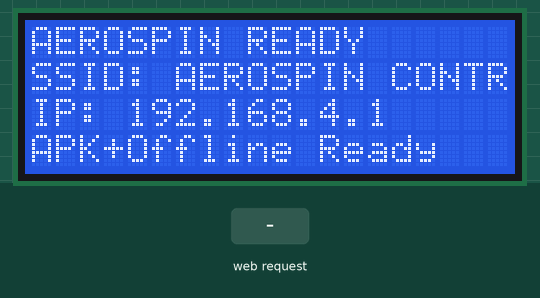
Recording of a sketch running on a simulated ESP8266 (NodeMCU). On the bench: 20×4 character LCD. The inputs (shaded band) are chosen by the test bench. EEPROM starts erased; what the sketch prints to the serial monitor is not drawn.

Above: at 1.4 s.
1.5 s: HTTP request GET /ping received
At 2.3 s:
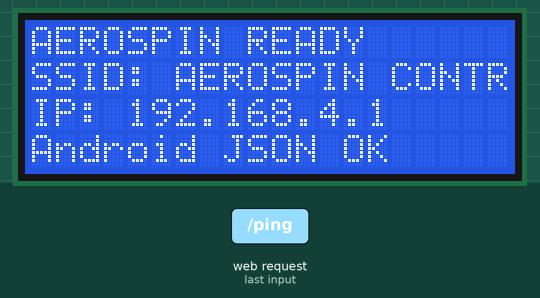
3.0 s: HTTP request GET /status received
4.5 s: HTTP request GET /sync received
Timing chart, 0 to 7.5 s (numbered marks = the images above; inputs shaded):
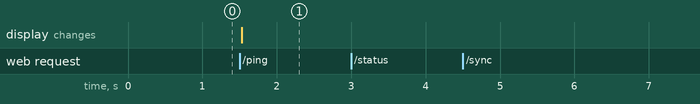

The sketch:

arduino_code_enhanced.ino
```cpp
#include <ESP8266WiFi.h>
#include <ESP8266WebServer.h>
#include <ESP8266mDNS.h>
#include <Wire.h>
#include <LiquidCrystal_I2C.h>
#include <SPI.h>
#include <LoRa.h>
#include <FS.h>
#include <EEPROM.h>
#include <ArduinoJson.h>

// LCD setup
#define SDA_PIN 0  // D3
#define SCL_PIN 2  // D4
#define LCD_ADDRESS 0x27
#define LCD_COLUMNS 20
#define LCD_ROWS 4

// LoRa pins
#define LORA_SS 15     // D8
#define LORA_RST 16    // D0
#define LORA_DIO0 5    // D1

LiquidCrystal_I2C lcd(LCD_ADDRESS, LCD_COLUMNS, LCD_ROWS);

// Wi-Fi settings optimized for Android APK
const char* ssid = "AEROSPIN CONTROL";
const char* password = "12345678";

// Motor control states
enum BrakeState { BRAKE_PULL = 0, BRAKE_PUSH = 1, BRAKE_NONE = 3 };
enum Direction { DIR_NONE, DIR_FORWARD, DIR_REVERSE };

// Current state
int speed = 0;
BrakeState brakeStatus = BRAKE_NONE;
Direction currentDirection = DIR_NONE;
int MotorDirection = 0;  // 0=None, 1=Forward, 2=Reverse

// LoRa variables
String receivedData = "";
bool newDataReceived = false;

// Session variables
bool sessionActive = false;
String sessionLog = "";
unsigned long sessionStartTime = 0;
ESP8266WebServer server(80);

// EEPROM addresses for persistent storage
#define EEPROM_BRAKE_ADDR 0
#define EEPROM_SESSION_ADDR 1
#define EEPROM_SPEED_ADDR 2
#define EEPROM_DIRECTION_ADDR 3

// Enhanced offline data structure
struct OfflineData {
  bool sessionActive;
  int speed;
  BrakeState brakeStatus;
  Direction currentDirection;
  unsigned long lastUpdate;
  char sessionId[32];
};

OfflineData offlineData;

// Enhanced CORS headers specifically for Android APK
void setCORSHeaders() {
  server.sendHeader("Access-Control-Allow-Origin", "*");
  server.sendHeader("Access-Control-Allow-Methods", "GET, POST, PUT, DELETE, OPTIONS");
  server.sendHeader("Access-Control-Allow-Headers", "Content-Type, Authorization, Cache-Control, Pragma, Expires, User-Agent, Accept, X-Requested-With, X-Android-APK");
  server.sendHeader("Access-Control-Max-Age", "86400");
  server.sendHeader("Cache-Control", "no-cache, no-store, must-revalidate");
  server.sendHeader("Pragma", "no-cache");
  server.sendHeader("Expires", "0");
  server.sendHeader("Connection", "close"); // Force connection close for Android APK
  server.sendHeader("Content-Type", "application/json; charset=utf-8");
  server.sendHeader("Server", "AEROSPIN-ESP8266/1.0");
  server.sendHeader("X-Arduino-Response", "true");
  server.sendHeader("X-APK-Compatible", "YES");
  server.sendHeader("X-Offline-Ready", "YES");
}

// Handle preflight OPTIONS requests (critical for Android APK)
void handleOptions() {
  setCORSHeaders();
  server.send(200, "application/json", "{\"status\":\"OK\",\"message\":\"CORS preflight handled\"}");
  Serial.println("OPTIONS request handled for Android APK");
}

// Enhanced ping handler with JSON response for better APK parsing
void handlePing() {
  setCORSHeaders();

  // JSON response for better APK compatibility
  DynamicJsonDocument doc(1024);
  doc["status"] = "pong";
  doc["device"] = "AEROSPIN Controller";
  doc["platform"] = "ESP8266";
  doc["version"] = "1.0.0-Android-Optimized";
  doc["uptime"] = millis();
  doc["session"] = sessionActive ? "Active" : "Inactive";
  doc["wifi"] = "AP_ACTIVE";
  doc["clients"] = WiFi.softAPgetStationNum();
  doc["freeHeap"] = ESP.getFreeHeap();
  doc["ip"] = WiFi.softAPIP().toString();
  doc["ssid"] = ssid;
  doc["androidCompatible"] = true;
  doc["offlineReady"] = true;
  doc["timestamp"] = millis();

  String response;
  serializeJson(doc, response);

  server.send(200, "application/json", response);

  // Log ping requests
  if (sessionActive) {
    sessionLog += String(millis() - sessionStartTime) + "ms: Android APK ping received\n";
  }

  Serial.println("Android APK ping handled - JSON response sent");

  // Update LCD to show Android connection
  lcd.setCursor(0, 3);
  lcd.print("Android JSON OK     ");
}

// Enhanced status handler with JSON response for Android APK
void handleStatus() {
  setCORSHeaders();

  DynamicJsonDocument doc(1024);
  doc["direction"] = (currentDirection == DIR_FORWARD) ? "Forward" :
                    (currentDirection == DIR_REVERSE) ? "Reverse" : "None";
  doc["brake"] = (brakeStatus == BRAKE_PULL) ? "Pull" :
                 (brakeStatus == BRAKE_PUSH) ? "Push" : "None";
  doc["speed"] = speed;
  doc["sessionActive"] = sessionActive;
  doc["uptime"] = millis() / 1000;
  doc["freeHeap"] = ESP.getFreeHeap();
  doc["clients"] = WiFi.softAPgetStationNum();
  doc["wifiStatus"] = "AP_ACTIVE";
  doc["ip"] = WiFi.softAPIP().toString();
  doc["ssid"] = ssid;
  doc["androidOptimized"] = true;
  doc["offlineCapable"] = true;
  doc["lastUpdate"] = millis();

  // Add session info if active
  if (sessionActive) {
    doc["sessionStartTime"] = sessionStartTime;
    doc["sessionDuration"] = millis() - sessionStartTime;
    doc["sessionEvents"] = sessionLog.length() > 0 ? sessionLog.substring(sessionLog.length() - 200) : "No events";
  }

  String response;
  serializeJson(doc, response);

  Serial.println("Android APK status request handled - JSON response");
  server.send(200, "application/json", response);
}

// Enhanced offline data sync endpoint
void handleOfflineSync() {
  setCORSHeaders();

  DynamicJsonDocument doc(2048);
  doc["syncStatus"] = "success";
  doc["timestamp"] = millis();
  doc["offlineData"]["sessionActive"] = offlineData.sessionActive;
  doc["offlineData"]["speed"] = offlineData.speed;
  doc["offlineData"]["brakeStatus"] = offlineData.brakeStatus;
  doc["offlineData"]["currentDirection"] = offlineData.currentDirection;
  doc["offlineData"]["lastUpdate"] = offlineData.lastUpdate;
  doc["offlineData"]["sessionId"] = String(offlineData.sessionId);

  // Current live data
  doc["liveData"]["direction"] = (currentDirection == DIR_FORWARD) ? "Forward" :
                                (currentDirection == DIR_REVERSE) ? "Reverse" : "None";
  doc["liveData"]["brake"] = (brakeStatus == BRAKE_PULL) ? "Pull" :
                            (brakeStatus == BRAKE_PUSH) ? "Push" : "None";
  doc["liveData"]["speed"] = speed;
  doc["liveData"]["sessionActive"] = sessionActive;

  String response;
  serializeJson(doc, response);

  server.send(200, "application/json", response);
  Serial.println("Offline sync data sent to Android APK");
}

// Save complete offline data to EEPROM
void saveOfflineData() {
  offlineData.sessionActive = sessionActive;
  offlineData.speed = speed;
  offlineData.brakeStatus = brakeStatus;
  offlineData.currentDirection = currentDirection;
  offlineData.lastUpdate = millis();

  // Generate session ID if needed
  if (sessionActive && strlen(offlineData.sessionId) == 0) {
    sprintf(offlineData.sessionId, "SES_%08X", (unsigned int)millis());
  }

  // Write to EEPROM
  EEPROM.put(0, offlineData);
  EEPROM.commit();

  Serial.println("Offline data saved to EEPROM");
}

// Load complete offline data from EEPROM
void loadOfflineData() {
  EEPROM.get(0, offlineData);

  // Validate and restore data
  if (offlineData.brakeStatus <= BRAKE_NONE) {
    brakeStatus = offlineData.brakeStatus;
    speed = constrain(offlineData.speed, 0, 100);
    currentDirection = (offlineData.currentDirection <= DIR_REVERSE) ? offlineData.currentDirection : DIR_NONE;

    // Don't restore session active state on boot for safety
    sessionActive = false;

    Serial.println("Offline data loaded from EEPROM");
    Serial.println("Brake: " + String(brakeStatus) + ", Speed: " + String(speed) + ", Direction: " + String(currentDirection));
  } else {
    // Initialize with defaults
    memset(&offlineData, 0, sizeof(offlineData));
    brakeStatus = BRAKE_NONE;
    speed = 0;
    currentDirection = DIR_NONE;
    sessionActive = false;
    saveOfflineData();
    Serial.println("Initialized default offline data");
  }
}

void setup() {
  Serial.begin(115200);
  Serial.println("\n=== AEROSPIN Motor Controller Starting ===");
  Serial.println("Android APK Optimized Version with Offline Support");
  yield();

  // Initialize EEPROM with larger size for offline data
  Serial.println("Initializing EEPROM...");
  EEPROM.begin(512);
  loadOfflineData(); // Load previous state
  yield();

  // Initialize LCD
  Serial.println("Initializing LCD...");
  Wire.begin(SDA_PIN, SCL_PIN);
  lcd.init();
  lcd.backlight();
  lcd.clear();
  lcd.setCursor(0, 0);
  lcd.print("AEROSPIN STARTING...");
  lcd.setCursor(0, 1);
  lcd.print("APK+Offline Ready");
  yield();

  // Start WiFi AP with Android APK optimizations
  Serial.println("Starting WiFi AP optimized for Android APK...");
  WiFi.mode(WIFI_AP);

  // Enhanced AP configuration for Android APK compatibility
  WiFi.softAPConfig(
    IPAddress(192, 168, 4, 1),    // AP IP
    IPAddress(192, 168, 4, 1),    // Gateway
    IPAddress(255, 255, 255, 0)   // Subnet mask
  );

  if (!WiFi.softAP(ssid, password, 6, 0, 4)) { // Allow up to 4 connections
    Serial.println("WiFi AP setup failed!");
    lcd.setCursor(0, 3);
    lcd.print("WiFi AP Failed");
    delay(2000);
  } else {
    IPAddress ip = WiFi.softAPIP();
    Serial.println("WiFi AP started successfully for Android APK");
    Serial.println("AP IP: " + ip.toString());
    Serial.println("AP SSID: " + String(ssid));
    Serial.println("AP Password: " + String(password));
    Serial.println("AP Channel: 6 (Android optimized)");
    Serial.println("AP MAC: " + WiFi.softAPmacAddress());

    // Display connection info on LCD
    lcd.clear();
    lcd.setCursor(0, 0);
    lcd.print("AEROSPIN READY");
    lcd.setCursor(0, 1);
    lcd.print("SSID: " + String(ssid));
    lcd.setCursor(0, 2);
    lcd.print("IP: " + ip.toString());
    lcd.setCursor(0, 3);
    lcd.print("APK+Offline Ready");
  }
  yield();

  // Set up server routes optimized for Android APK with JSON responses
  Serial.println("Starting HTTP server optimized for Android APK...");

  // Main routes
  server.on("/", []() {
    setCORSHeaders();
    DynamicJsonDocument doc(512);
    doc["status"] = "ready";
    doc["device"] = "AEROSPIN Controller";
    doc["message"] = "Android APK Optimized Version";
    doc["endpoints"] = "Use /ping, /status, /health for API access";

    String response;
    serializeJson(doc, response);
    server.send(200, "application/json", response);
  });

  // Enhanced API routes for Android APK with JSON responses
  server.on("/ping", HTTP_GET, handlePing);
  server.on("/status", HTTP_GET, handleStatus);
  server.on("/health", HTTP_GET, []() {
    setCORSHeaders();
    DynamicJsonDocument doc(1024);
    doc["status"] = "OK";
    doc["system"] = "Operational";
    doc["platform"] = "ESP8266 for Android APK";
    doc["uptime"] = millis() / 1000;
    doc["freeHeap"] = ESP.getFreeHeap();
    doc["androidClients"] = WiFi.softAPgetStationNum();
    doc["session"] = sessionActive ? "Active" : "Inactive";
    doc["androidCompatible"] = true;

    String response;
    serializeJson(doc, response);
    server.send(200, "application/json", response);
  });
  server.on("/info", HTTP_GET, []() {
    setCORSHeaders();
    DynamicJsonDocument doc(1024);
    doc["device"] = "AEROSPIN Controller";
    doc["version"] = "1.0.0-Android-APK-Optimized";
    doc["platform"] = "ESP8266";
    doc["chipId"] = String(ESP.getChipId(), HEX);
    doc["flashSize"] = ESP.getFlashChipSize();
    doc["cpuFreq"] = ESP.getCpuFreqMHz();
    doc["sdkVersion"] = ESP.getSdkVersion();
    doc["wifiMode"] = "Access Point";
    doc["ssid"] = ssid;
    doc["ip"] = WiFi.softAPIP().toString();
    doc["mac"] = WiFi.softAPmacAddress();
    doc["androidSupport"] = "Enhanced";
    doc["offlineSupport"] = true;
    doc["corsEnabled"] = true;
    doc["jsonApi"] = true;

    String response;
    serializeJson(doc, response);
    server.send(200, "application/json", response);
  });
  server.on("/sync", HTTP_GET, handleOfflineSync);

  // Handle OPTIONS requests for CORS preflight (critical for Android APK)
  server.onNotFound([]() {
    if (server.method() == HTTP_OPTIONS) {
      handleOptions();
    } else {
      setCORSHeaders();
      DynamicJsonDocument doc(512);
      doc["status"] = "error";
      doc["message"] = "Endpoint not found";
      doc["uri"] = server.uri();
      doc["method"] = (server.method() == HTTP_GET) ? "GET" : "POST";
      doc["availableEndpoints"] = "/ping, /status, /health, /info, /sync";

      String response;
      serializeJson(doc, response);
      server.send(404, "application/json", response);
    }
  });

  server.begin();
  Serial.println("HTTP server started successfully for Android APK");
  Serial.println("Android APK optimized endpoints with JSON responses:");
  Serial.println("  GET  /           - Device info (JSON)");
  Serial.println("  GET  /ping       - Enhanced connection test (JSON)");
  Serial.println("  GET  /status     - Detailed device status (JSON)");
  Serial.println("  GET  /health     - Comprehensive health check (JSON)");
  Serial.println("  GET  /info       - Device information (JSON)");
  Serial.println("  GET  /sync       - Offline data synchronization (JSON)");
  yield();

  Serial.println("=== AEROSPIN Controller Ready for Android APK with Offline Support ===");
  Serial.println("Android devices should connect to:");
  Serial.println("SSID: " + String(ssid));
  Serial.println("URL: http://192.168.4.1");
  Serial.println("Offline data persistence: ENABLED");
}

void loop() {
  server.handleClient();

  // Enhanced status updates for Android APK monitoring
  static unsigned long lastStatusUpdate = 0;
  if (millis() - lastStatusUpdate > 10000) { // Every 10 seconds
    lastStatusUpdate = millis();
    int clientCount = WiFi.softAPgetStationNum();
    Serial.println("Android APK Status: Running, Clients: " + String(clientCount) +
                   ", Session: " + String(sessionActive ? "Active" : "Inactive") +
                   ", Free Heap: " + String(ESP.getFreeHeap()) + " bytes" +
                   ", WiFi Status: AP_ACTIVE" +
                   ", Offline Ready: YES");

    // Update LCD with Android connection info
    if (clientCount > 0) {
      lcd.setCursor(0, 3);
      lcd.print("Android Connected   ");
    } else {
      lcd.setCursor(0, 3);
      lcd.print("APK+Offline Ready   ");
    }

    // Periodically save state for offline recovery
    if (sessionActive) {
      saveOfflineData();
    }
  }

  delay(10);
  yield();
}
```

Measured:
- after the input at 1.5 s, the display: changes at once (image 1)
- after the input at 3.0 s, every drawn part: stays the same
